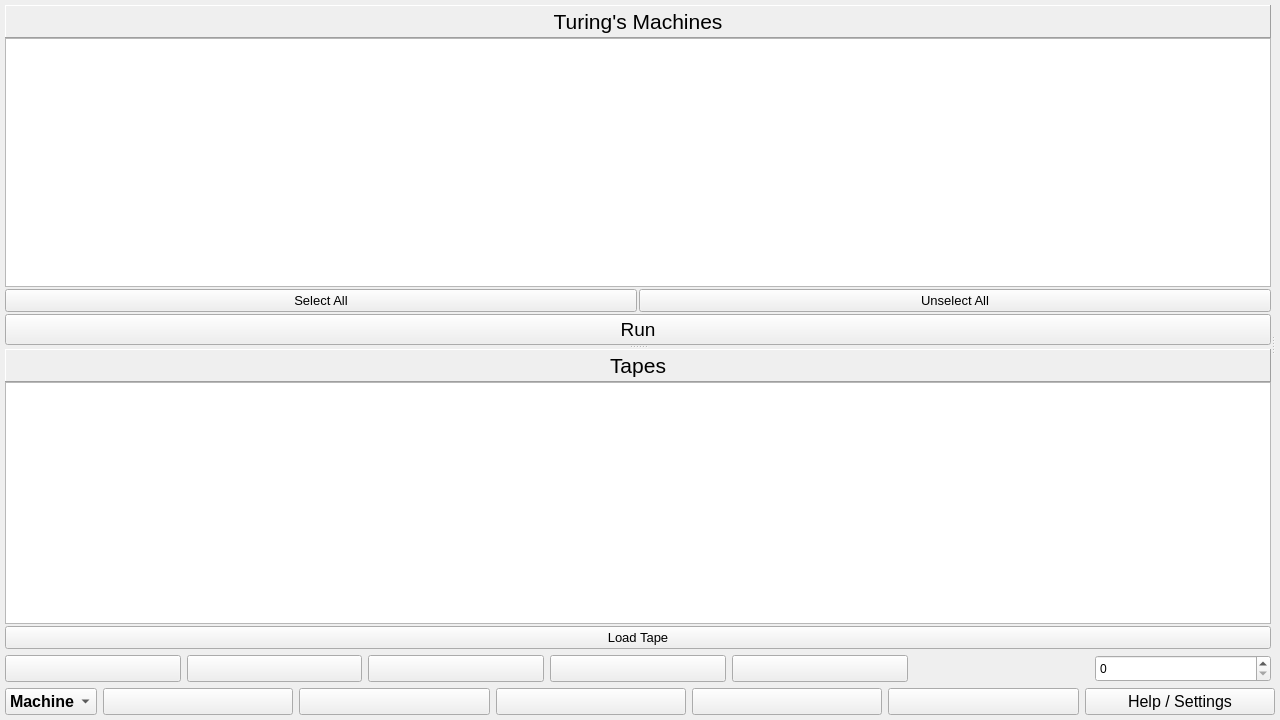
<?xml version="1.0" encoding="UTF-8"?>
<ui version="4.0">
 <class>UserMachines</class>
 <widget class="QMainWindow" name="UserMachines">
  <property name="geometry">
   <rect>
    <x>0</x>
    <y>0</y>
    <width>1280</width>
    <height>720</height>
   </rect>
  </property>
  <property name="windowTitle">
   <string>MainWindow</string>
  </property>
  <property name="styleSheet">
   <string notr="true">QListWidget::item {
  padding: 3px;
}</string>
  </property>
  <widget class="QWidget" name="centralwidget">
   <layout class="QVBoxLayout" name="verticalLayout_7">
    <property name="spacing">
     <number>6</number>
    </property>
    <property name="leftMargin">
     <number>5</number>
    </property>
    <property name="topMargin">
     <number>5</number>
    </property>
    <property name="rightMargin">
     <number>5</number>
    </property>
    <property name="bottomMargin">
     <number>5</number>
    </property>
    <item>
     <widget class="QSplitter" name="listSplit">
      <property name="orientation">
       <enum>Qt::Horizontal</enum>
      </property>
      <widget class="QWidget" name="layoutWidget">
       <layout class="QVBoxLayout" name="verticalLayout_6">
        <item>
         <widget class="QSplitter" name="tapeSplit">
          <property name="orientation">
           <enum>Qt::Vertical</enum>
          </property>
          <widget class="QWidget" name="layoutWidget">
           <layout class="QVBoxLayout" name="verticalLayout_3">
            <property name="spacing">
             <number>2</number>
            </property>
            <item>
             <layout class="QVBoxLayout" name="verticalLayout_2">
              <property name="spacing">
               <number>2</number>
              </property>
              <item>
               <layout class="QVBoxLayout" name="verticalLayout">
                <property name="spacing">
                 <number>0</number>
                </property>
                <item>
                 <widget class="QLabel" name="tablesLabel">
                  <property name="enabled">
                   <bool>true</bool>
                  </property>
                  <property name="minimumSize">
                   <size>
                    <width>0</width>
                    <height>33</height>
                   </size>
                  </property>
                  <property name="font">
                   <font>
                    <pointsize>16</pointsize>
                   </font>
                  </property>
                  <property name="frameShape">
                   <enum>QFrame::Panel</enum>
                  </property>
                  <property name="frameShadow">
                   <enum>QFrame::Raised</enum>
                  </property>
                  <property name="text">
                   <string>Turing's Machines</string>
                  </property>
                  <property name="alignment">
                   <set>Qt::AlignCenter</set>
                  </property>
                  <property name="margin">
                   <number>3</number>
                  </property>
                 </widget>
                </item>
                <item>
                 <widget class="QListWidget" name="tablesList">
                  <property name="styleSheet">
                   <string notr="true"/>
                  </property>
                 </widget>
                </item>
               </layout>
              </item>
              <item>
               <layout class="QHBoxLayout" name="horizontalLayout_2">
                <item>
                 <widget class="QPushButton" name="uselAllBt">
                  <property name="font">
                   <font>
                    <pointsize>10</pointsize>
                   </font>
                  </property>
                  <property name="text">
                   <string>Select All</string>
                  </property>
                 </widget>
                </item>
                <item>
                 <widget class="QPushButton" name="selAllBt">
                  <property name="font">
                   <font>
                    <pointsize>10</pointsize>
                   </font>
                  </property>
                  <property name="text">
                   <string>Unselect All</string>
                  </property>
                 </widget>
                </item>
               </layout>
              </item>
              <item>
               <widget class="QPushButton" name="simBt">
                <property name="minimumSize">
                 <size>
                  <width>0</width>
                  <height>0</height>
                 </size>
                </property>
                <property name="font">
                 <font>
                  <pointsize>14</pointsize>
                 </font>
                </property>
                <property name="text">
                 <string>Run</string>
                </property>
               </widget>
              </item>
             </layout>
            </item>
           </layout>
          </widget>
          <widget class="QWidget" name="layoutWidget">
           <layout class="QVBoxLayout" name="verticalLayout_5">
            <property name="spacing">
             <number>2</number>
            </property>
            <item>
             <layout class="QVBoxLayout" name="verticalLayout_4">
              <property name="spacing">
               <number>0</number>
              </property>
              <item>
               <widget class="QLabel" name="tapesLabel">
                <property name="minimumSize">
                 <size>
                  <width>0</width>
                  <height>33</height>
                 </size>
                </property>
                <property name="font">
                 <font>
                  <pointsize>16</pointsize>
                 </font>
                </property>
                <property name="frameShape">
                 <enum>QFrame::Panel</enum>
                </property>
                <property name="frameShadow">
                 <enum>QFrame::Raised</enum>
                </property>
                <property name="text">
                 <string>Tapes</string>
                </property>
                <property name="alignment">
                 <set>Qt::AlignCenter</set>
                </property>
               </widget>
              </item>
              <item>
               <widget class="QListWidget" name="tapesList"/>
              </item>
             </layout>
            </item>
            <item>
             <layout class="QHBoxLayout" name="horizontalLayout_3">
              <item>
               <widget class="QPushButton" name="loadTapeBt">
                <property name="font">
                 <font>
                  <pointsize>10</pointsize>
                 </font>
                </property>
                <property name="text">
                 <string>Load Tape</string>
                </property>
               </widget>
              </item>
             </layout>
            </item>
           </layout>
          </widget>
         </widget>
        </item>
        <item>
         <layout class="QHBoxLayout" name="horizontalLayout">
          <item>
           <widget class="QPushButton" name="pauseBt">
            <property name="minimumSize">
             <size>
              <width>30</width>
              <height>27</height>
             </size>
            </property>
            <property name="maximumSize">
             <size>
              <width>16777215</width>
              <height>27</height>
             </size>
            </property>
            <property name="font">
             <font>
              <pointsize>12</pointsize>
             </font>
            </property>
            <property name="text">
             <string/>
            </property>
           </widget>
          </item>
          <item>
           <widget class="QPushButton" name="contBt">
            <property name="minimumSize">
             <size>
              <width>30</width>
              <height>27</height>
             </size>
            </property>
            <property name="maximumSize">
             <size>
              <width>16777215</width>
              <height>27</height>
             </size>
            </property>
            <property name="font">
             <font>
              <pointsize>12</pointsize>
             </font>
            </property>
            <property name="text">
             <string/>
            </property>
           </widget>
          </item>
          <item>
           <widget class="QPushButton" name="stopBt">
            <property name="minimumSize">
             <size>
              <width>30</width>
              <height>27</height>
             </size>
            </property>
            <property name="maximumSize">
             <size>
              <width>16777215</width>
              <height>27</height>
             </size>
            </property>
            <property name="font">
             <font>
              <pointsize>12</pointsize>
             </font>
            </property>
            <property name="text">
             <string/>
            </property>
           </widget>
          </item>
          <item>
           <widget class="QPushButton" name="slowerBt">
            <property name="minimumSize">
             <size>
              <width>30</width>
              <height>27</height>
             </size>
            </property>
            <property name="maximumSize">
             <size>
              <width>16777215</width>
              <height>27</height>
             </size>
            </property>
            <property name="text">
             <string/>
            </property>
           </widget>
          </item>
          <item>
           <widget class="QPushButton" name="fasterBt">
            <property name="minimumSize">
             <size>
              <width>30</width>
              <height>27</height>
             </size>
            </property>
            <property name="maximumSize">
             <size>
              <width>16777215</width>
              <height>27</height>
             </size>
            </property>
            <property name="text">
             <string/>
            </property>
           </widget>
          </item>
          <item>
           <widget class="QLabel" name="delayLb">
            <property name="text">
             <string/>
            </property>
            <property name="alignment">
             <set>Qt::AlignCenter</set>
            </property>
           </widget>
          </item>
          <item>
           <widget class="QSpinBox" name="spinBox">
            <property name="sizePolicy">
             <sizepolicy hsizetype="Minimum" vsizetype="Preferred">
              <horstretch>0</horstretch>
              <verstretch>0</verstretch>
             </sizepolicy>
            </property>
            <property name="maximum">
             <number>1000000</number>
            </property>
           </widget>
          </item>
         </layout>
        </item>
       </layout>
      </widget>
      <widget class="QStackedWidget" name="tableSim"/>
     </widget>
    </item>
    <item>
     <layout class="QHBoxLayout" name="tableCtrlLt">
      <item>
       <widget class="QComboBox" name="buttonSelect">
        <property name="maximumSize">
         <size>
          <width>92</width>
          <height>16777215</height>
         </size>
        </property>
        <property name="font">
         <font>
          <pointsize>12</pointsize>
          <weight>75</weight>
          <bold>true</bold>
         </font>
        </property>
        <item>
         <property name="text">
          <string>Machine</string>
         </property>
        </item>
        <item>
         <property name="text">
          <string>Tape</string>
         </property>
        </item>
       </widget>
      </item>
      <item>
       <widget class="QPushButton" name="addTableBt">
        <property name="font">
         <font>
          <pointsize>12</pointsize>
         </font>
        </property>
        <property name="text">
         <string/>
        </property>
       </widget>
      </item>
      <item>
       <widget class="QPushButton" name="editTableBt">
        <property name="font">
         <font>
          <pointsize>12</pointsize>
         </font>
        </property>
        <property name="text">
         <string/>
        </property>
       </widget>
      </item>
      <item>
       <widget class="QPushButton" name="saveTableBt">
        <property name="font">
         <font>
          <pointsize>12</pointsize>
         </font>
        </property>
        <property name="text">
         <string/>
        </property>
       </widget>
      </item>
      <item>
       <widget class="QPushButton" name="qRandTableBt">
        <property name="font">
         <font>
          <pointsize>12</pointsize>
         </font>
        </property>
        <property name="text">
         <string/>
        </property>
       </widget>
      </item>
      <item>
       <widget class="QPushButton" name="cRandTableBt">
        <property name="font">
         <font>
          <pointsize>12</pointsize>
         </font>
        </property>
        <property name="text">
         <string/>
        </property>
       </widget>
      </item>
      <item>
       <widget class="QPushButton" name="settingsBt">
        <property name="font">
         <font>
          <pointsize>12</pointsize>
         </font>
        </property>
        <property name="text">
         <string>Help / Settings</string>
        </property>
       </widget>
      </item>
     </layout>
    </item>
   </layout>
  </widget>
 </widget>
 <resources/>
 <connections/>
</ui>
